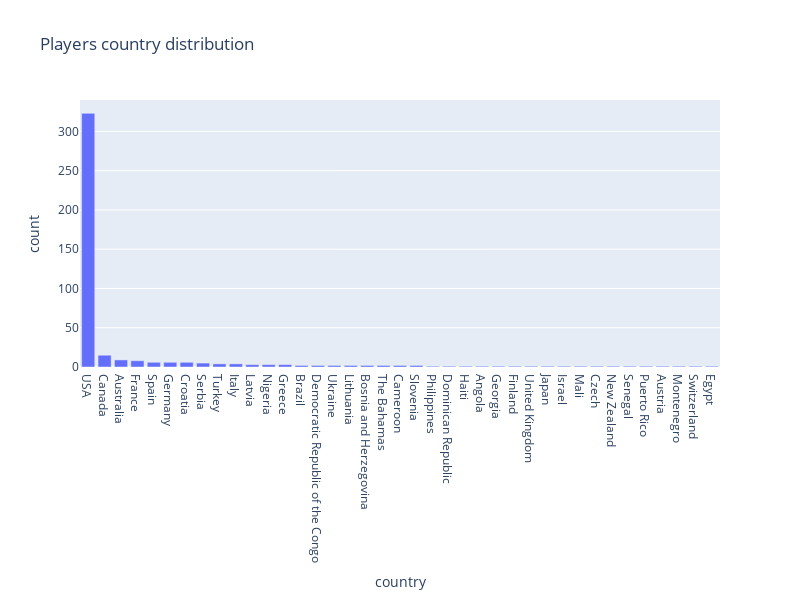

The code cell stored with this chart in its notebook:
### Code cell
plot_value_count(df, 'country', WIDTH, 600, "Players country distribution")

### Figure 1 — Plotly figure (JSON) as saved in the notebook; plotly's stock layout.template omitted (floating-point values rounded to 4 significant figures)
{"data": [{"alignmentgroup": "True", "hovertemplate": "country=%{x}<br>count=%{y}<extra></extra>", "legendgroup": "", "marker": {"color": "#636efa", "pattern": {"shape": ""}}, "name": "", "offsetgroup": "", "orientation": "v", "showlegend": false, "textposition": "auto", "type": "bar", "x": ["USA", "Canada", "Australia", "France", "Spain", "Germany", "Croatia", "Serbia", "Turkey", "Italy", "Latvia", "Nigeria", "Greece", "Brazil", "Democratic Republic of the Congo", "Ukraine", "Lithuania", "Bosnia and Herzegovina", "The Bahamas", "Cameroon", "Slovenia", "Philippines", "Dominican Republic", "Haiti", "Angola", "Georgia", "Finland", "United Kingdom", "Japan", "Israel", "Mali", "Czech", "New Zealand", "Senegal", "Puerto Rico", "Austria", "Montenegro", "Switzerland", "Egypt"], "xaxis": "x", "y": [323, 15, 9, 8, 6, 6, 6, 5, 4, 4, 3, 3, 3, 2, 2, 2, 2, 2, 2, 2, 2, 1, 1, 1, 1, 1, 1, 1, 1, 1, 1, 1, 1, 1, 1, 1, 1, 1, 1], "yaxis": "y"}], "layout": {"barmode": "relative", "height": 600, "legend": {"tracegroupgap": 0}, "title": {"text": "Players country distribution"}, "width": 800, "xaxis": {"anchor": "y", "domain": [0, 1], "title": {"text": "country"}}, "yaxis": {"anchor": "x", "domain": [0, 1], "title": {"text": "count"}}}}
